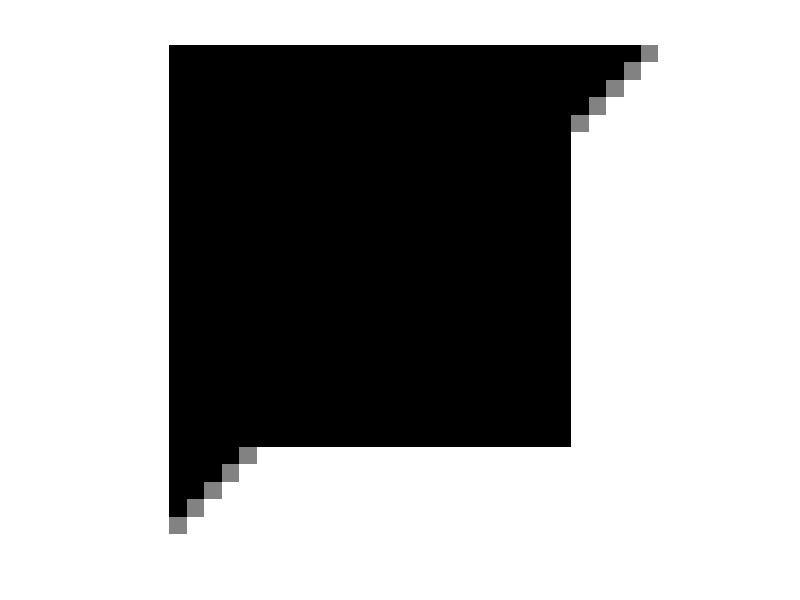
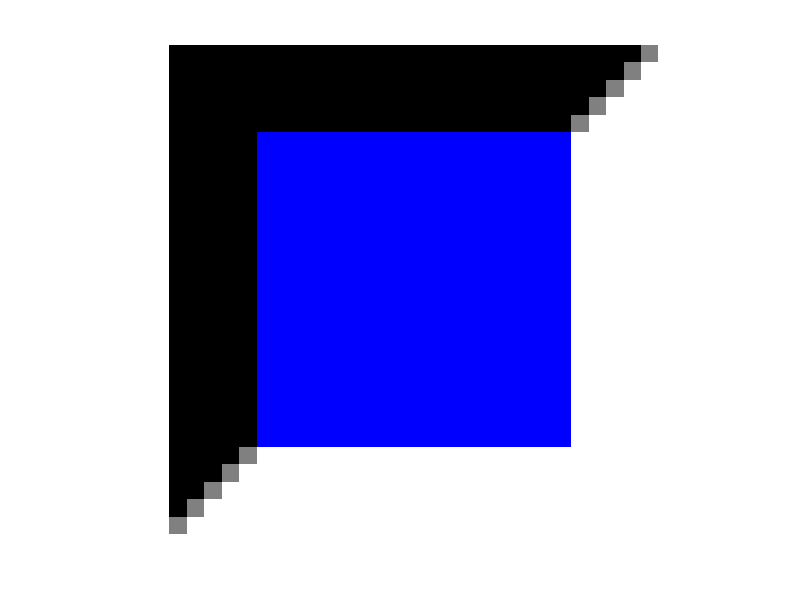
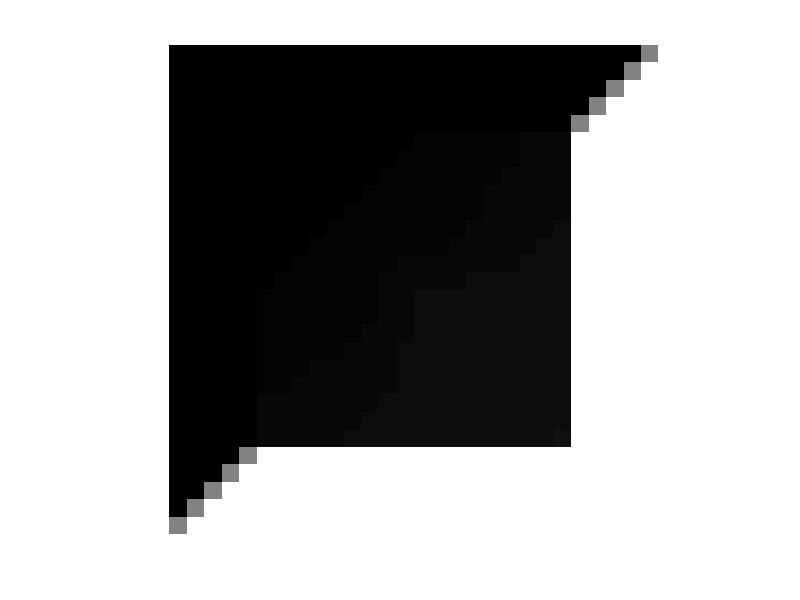

MATLAB code for these plots, in order:
function main
	
	Nbiter= 1000;
	tau = 0.01;
	sigma = 1/tau/8;
	rho = 1.9;

	S = 28;
	S2 = 5;
	[n1,n2]=meshgrid(1:S,1:S);
	y  = double(n1+n2>=S+2);
	idx=find(n1+n2==S+1);
	y(idx)=0.5;
	
	idx=find((n1>S2)&(n1<=S-S2)&(n2>S2)&(n2<=S-S2));
	idx2=find((n1<=S2)|(n1>S-S2)|(n2<=S2)|(n2>S-S2));
	y(idx)=0;
	yidx=y(idx2);
	ycolor=zeros(S,S,3);
	ycolor(:,:,1)=y;
	ycolor(:,:,2)=y;
	ycolor(:,:,3)=y;
	ycolor(S2+1:S-S2,S2+1:S-S2,3)=1;
	
	figure(1);
	imshow(y);
	figure(2);
	imshow(ycolor);
	imwrite(y,'y.tif');
	imwrite(ycolor,'ycolor.tif');
			
	opD = @(x) cat(3,[diff(x,1,1);zeros(1,size(x,2))],[diff(x,1,2) zeros(size(x,1),1)]);
	opDadj = @(u) -[u(1,:,1);diff(u(:,:,1),1,1)]-[u(:,1,2) diff(u(:,:,2),1,2)];	
	prox_sigma_g_conj = @(u) u./max(abs(u),1);

	x = y;
	u = zeros([size(x) 2]);
	opDy = opD(y);
	opDy = opDy(:);
	fprintf('0 %f\n',sum(abs(opDy)));
	for iter = 1:Nbiter
		xnew = prox_tau_f(x-tau*opDadj(u),idx2,yidx);
		unew = prox_sigma_g_conj(u+sigma*opD(2*xnew-x));
		x = xnew+(rho-1)*(xnew-x);
		u = unew+(rho-1)*(unew-u);
		if mod(iter,40)==0
			%we display the primal and dual cost functions, which reach equal values at convergence
			fprintf('%d %f %f\n',iter,sum(sum(sum(abs(opD(xnew))))),...
				sum(unew(:).*opDy)); % == sum(sum(opDadj(unew).*y))
			figure(3);
			imshow(xnew);
			colormap flag
			drawnow
		end
	end
	figure(3);
	imshow(xnew);
	colormap gray
	imwrite(xnew,'x_anisotropic.tif');
	
end


function xout = prox_tau_f(x,idx,yidx)
 	xout = x ;
 	xout(idx) = yidx;
end